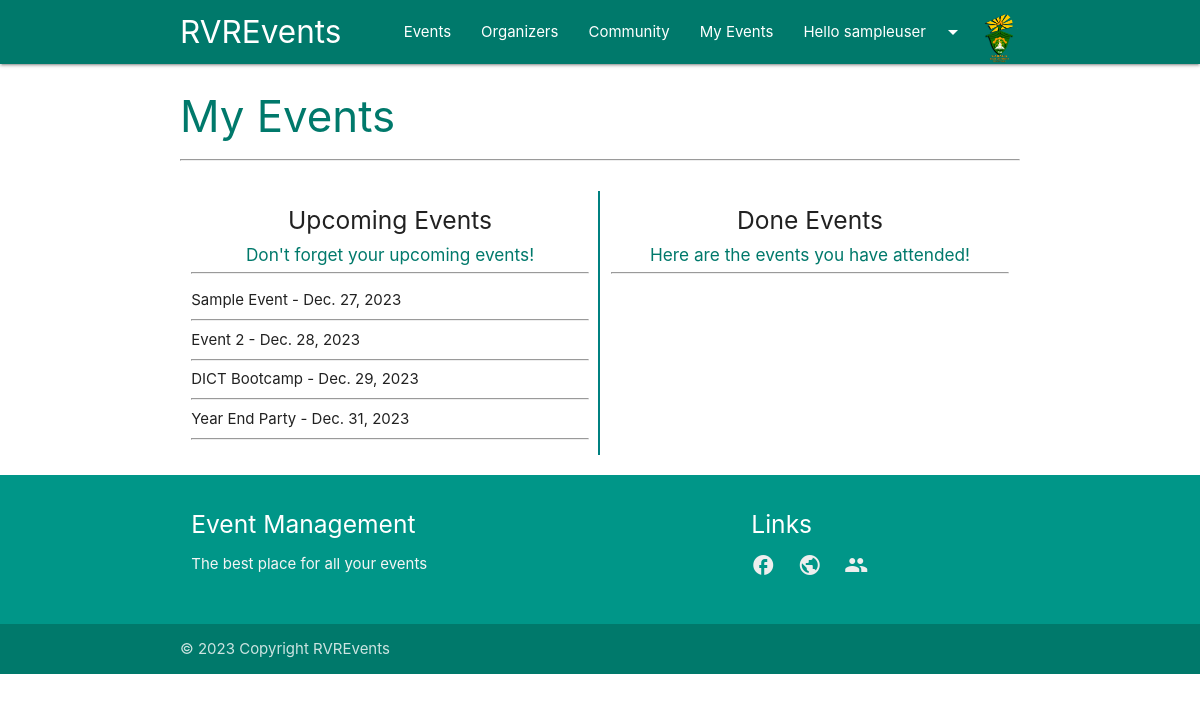
The page /my_events/ (signed in) on the database as committed earlier.
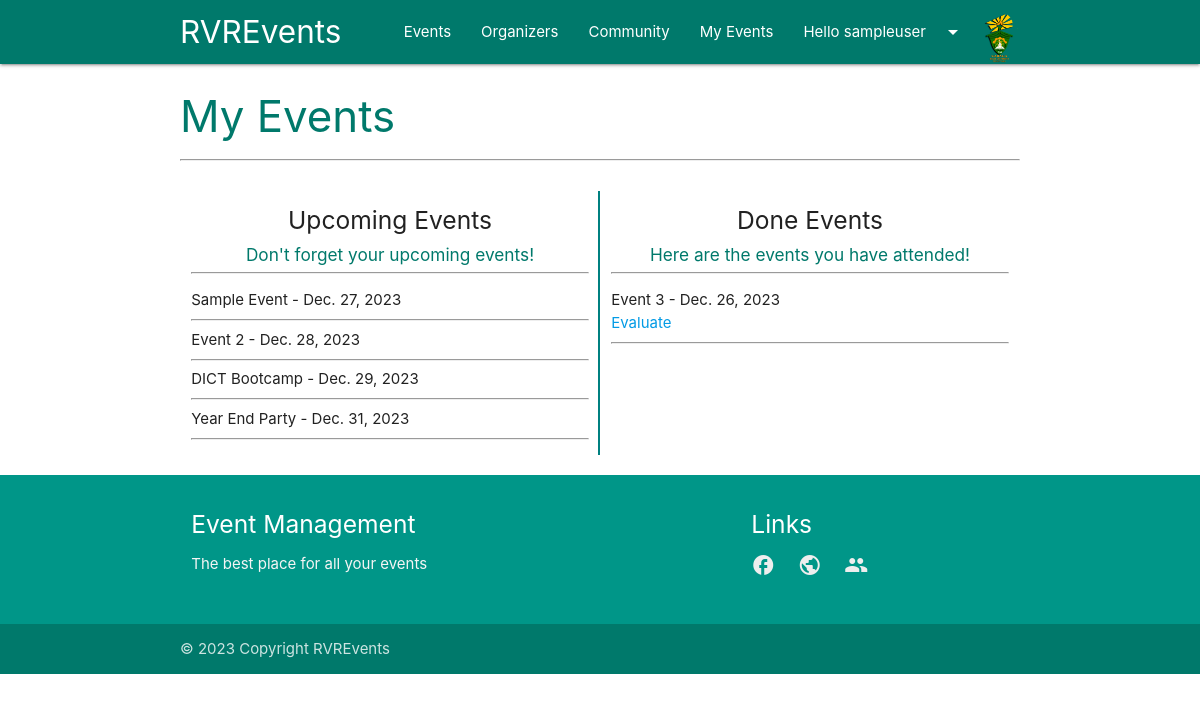
The same page on the database as committed later.
### ems/models.py (models this page shows, shortened)
class Registration(models.Model):
    participant = models.ForeignKey(Participant, on_delete=models.CASCADE)
    event = models.ForeignKey(Event, on_delete=models.CASCADE)
    reg_date = models.DateField(auto_now_add=True)

class Event(models.Model):
    CATEGORIES = [
        ('Conference', 'Conference'),
        ('Party', 'Party'),
        ('Seminar', 'Seminar'),
        ('Concert', 'Concert'),
    ]
    name = models.CharField(max_length=200)
    organiser = models.ForeignKey(Organiser, null=True, on_delete=models.CASCADE)
    description = models.TextField(max_length=500, null=True)
    category = models.CharField(max_length=200, choices=CATEGORIES)
    event_date = models.DateField()
    created_dated = models.DateField(auto_now_add=True)

### ems/views.py (the view)
# urls.py: path('my_events/', views.my_events, name='my_events'),
def my_events(request):
    user = request.user
    all_registrations = Registration.objects.filter(participant=user.participant).select_related('event')
    today = datetime.now().date()
    upcoming_events = all_registrations.filter(event__event_date__gte=today).order_by('event__event_date')
    done_events = all_registrations.filter(event__event_date__lt=today).order_by('-event__event_date')
    context = {
        'upcoming_events': upcoming_events,
        'done_events': done_events,
    }
    return render(request, 'ems/render/my_events.html', context)

### ems/templatetags/auth_extras.py (called while the page is built)
@register.filter(name='has_group')
def has_group(user, group_name):
    group = Group.objects.get(name=group_name)
    return True if group in user.groups.all() else False

### ems/templates/ems/render/my_events.html (shortened to what this page needs)
{% extends 'ems/main.html' %}
{% load static %}
{% block content %}
<div class="container">
    <h3 class="teal-text text-darken-2">My Events</h3>
    <hr>
    <br>
    {% if upcoming_events %}
        <div class="row">
            <div class="col s6 col-divider">
                <h5 class="center-align">Upcoming Events</h5>
                <h6 class="teal-text text-darken-2 center-align">Don't forget your upcoming events!</h6>
                <hr>
                <ul>
                    {% for registration in upcoming_events %}
                        <li>{{ registration.event.name }} - {{ registration.event.event_date }}</li>
                        <hr>
                    {% endfor %}
                </ul>
            </div>
            <div class="col s6">
                <h5 class="center-align"> Done Events</h5>
                <h6 class="teal-text text-darken-2 center-align">Here are the events you have attended!</h6>
                <hr>
                <ul>
                    {% for registration in done_events %}
                        <li>{{ registration.event.name }} - {{ registration.event.event_date }}</li>
                        <a href="{% url 'evaluate_event' registration.event.id %}">Evaluate</a>
                        <hr>
                    {% endfor %}
                </ul>
            </div>
        </div>
    {% else %}
        <p>You haven't registered for any upcoming events yet.</p>
    {% endif %}
</div>
{% endblock %}

Rows that differ between the two databases and show on the page:
added Registration: event.name "Event 3", event.event_date "Dec. 26, 2023", shown under "Here are the events you have attended!"
